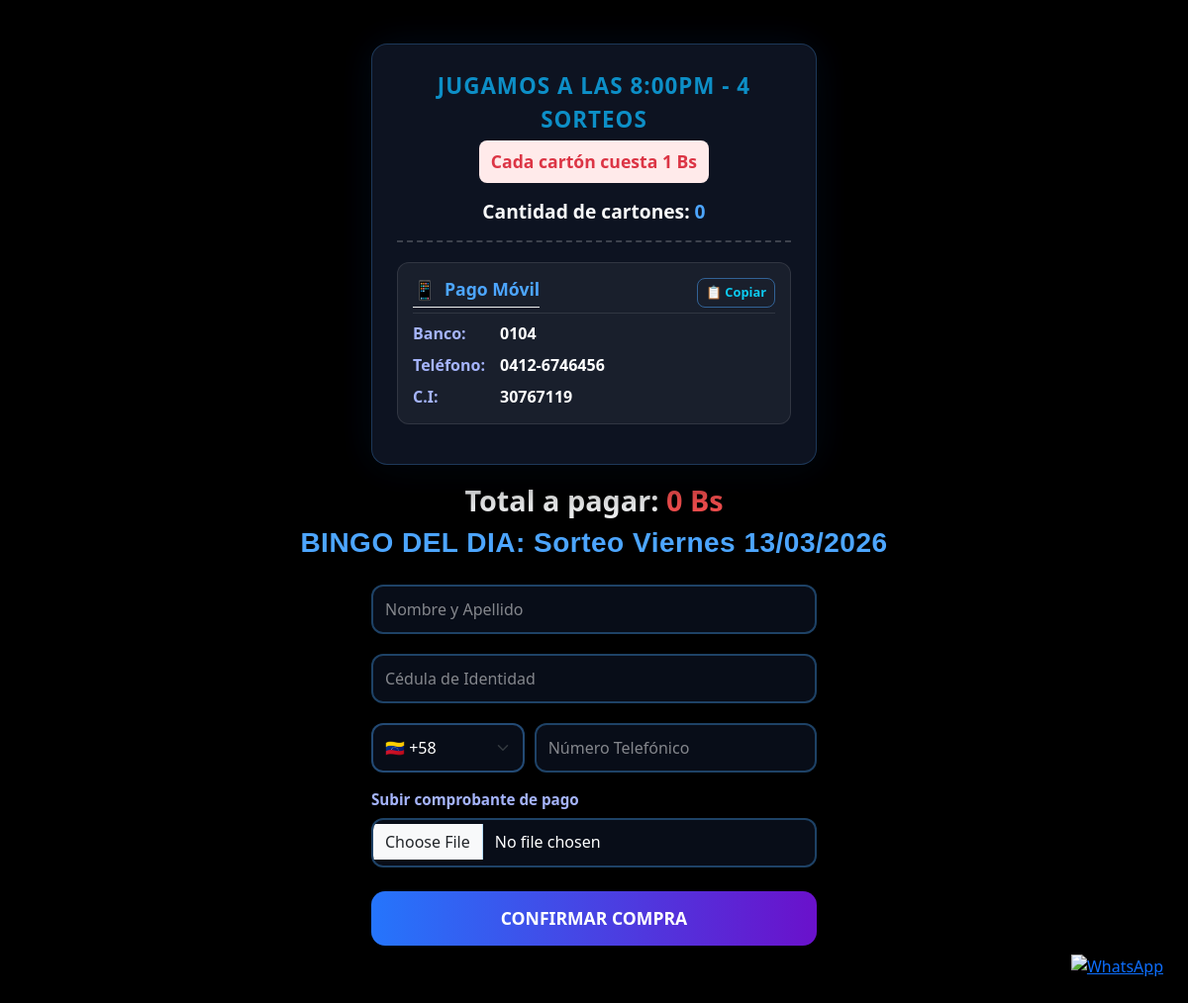
The app's page /compra, older data.
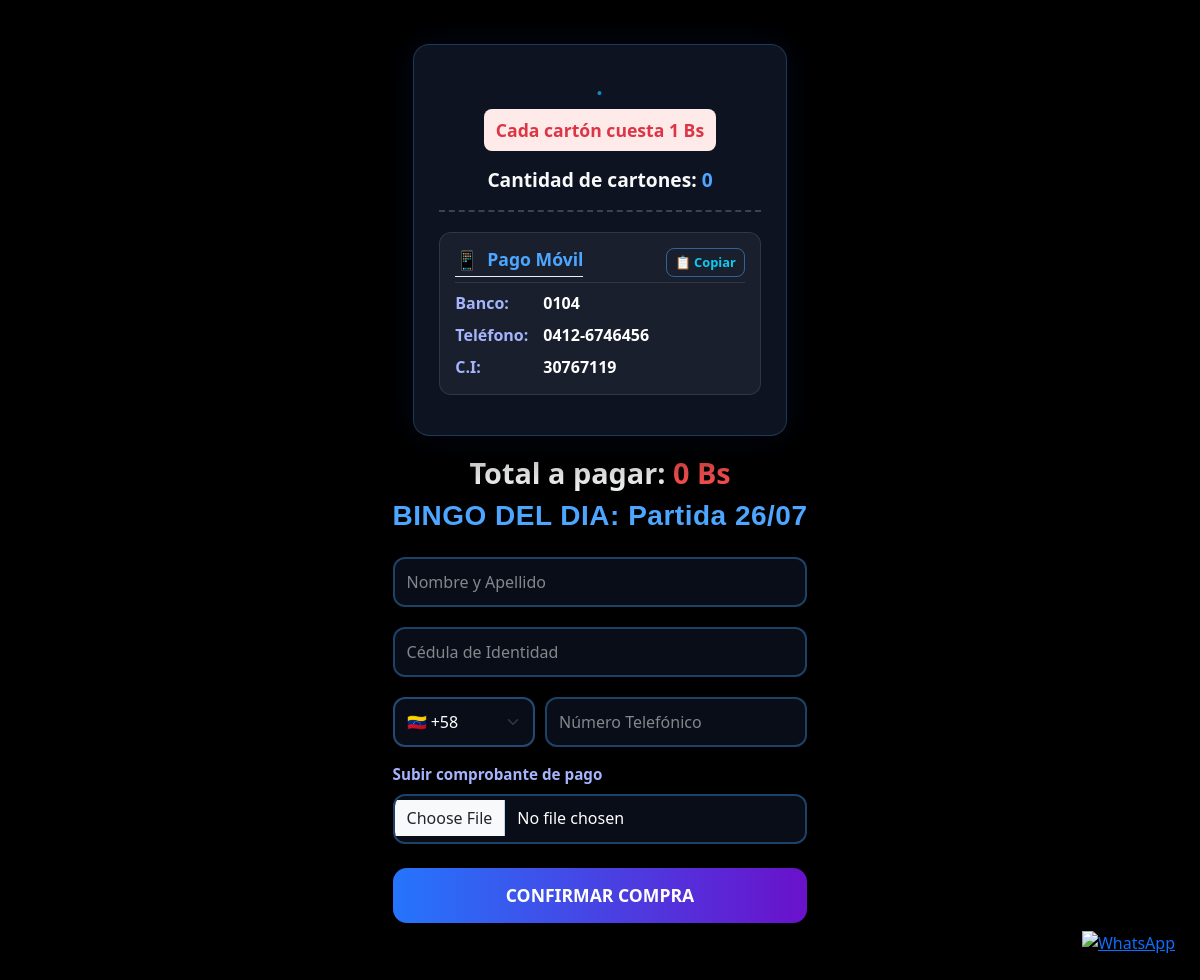
The same page, newer data.
### tables this page shows
CREATE TABLE partida (
    id INTEGER PRIMARY KEY CHECK (id = 1), -- Solo una fila, siempre tendrá id = 1
    partida TEXT,
    precio_de_carton REAL,
    precio_dolar REAL,
    zelle TEXT,
    estatus TEXT,
    modalidad_carton_regalo TEXT,
    recompensa REAL
               , imagen TEXT DEFAULT 'logo.png', total_cartones INTEGER DEFAULT 200, min_cartones INTEGER DEFAULT 1);

### app.py (the view, shortened to what this page needs)
@app.route("/compra", methods=["POST", "GET"])
def pago():
    return render_template("comprar.html", cartones_seleccionados='', total_price=0,
                           premio=get_premio(), precio=int(get_precio()), enunciado=get_enunciado(),
                           total_price2=0, zelle=get_zelle(), precio_dolares=get_dolar(), venta='uno')

### crud.py (called while the page is built)
def get_enunciado():
    conn = sqlite3.connect('bingo.db')
    cursor = conn.cursor()
    cursor.execute("SELECT estatus FROM partida WHERE id = 1")
    estatus = cursor.fetchone()[0]
    conn.commit()
    if estatus == "Venta en curso":
        cursor.execute("SELECT partida FROM partida")
        data = cursor.fetchone()  # Recupera todos los datos de la tabla
        conn.close()
    else:
        data = ["No hay cartones disponibles"]
    return data[0] if data else None

def get_premio():
    conn = sqlite3.connect('bingo.db')
    cursor = conn.cursor()
    cursor.execute("SELECT recompensa FROM partida")
    data = cursor.fetchone()  # Recupera todos los datos de la tabla
    conn.close()
    return data[0] if data else None

def get_precio():
    conn = sqlite3.connect('bingo.db')
    cursor = conn.cursor()
    cursor.execute("SELECT precio_de_carton FROM partida")
    data = cursor.fetchone()  # Recupera todos los datos de la tabla
    conn.close()
    return data[0] if data else None

### templates/comprar.html (shortened to what the changed rows need)
<!DOCTYPE html>
<html lang="es">
<head>
    <link href="https://cdn.jsdelivr.net/npm/bootstrap@5.3.3/dist/css/bootstrap.min.css" rel="stylesheet"
>
</head>
<body>
    <center>
        <div class="info-box">
            <p class="premio-title">{{ premio }}</p>
            <div class="precio-alert">Cada cartón cuesta {{ precio }} Bs</div>
            <p class="cartones-info">Cantidad de cartones: <span style="color:#4da6ff;">{{
                    cartones_seleccionados.split(',') | length if cartones_seleccionados else 0 }}</span></p>
            <div class="info-section">
                <div class="d-flex justify-content-between align-items-center mb-2"
                    style="border-bottom: 1px solid rgba(255,255,255,0.1); padding-bottom: 5px;">
                </div>
                <div class="data-grid mt-2">
                </div>
            </div>
        </div>
        <h2 style="color: #f8f9fa; font-weight: 800; font-size: 1.8rem; text-shadow: 0 2px 5px rgba(0,0,0,0.5);">Total a
            pagar: <span style="color: #ff5252;">{{ total_price }} Bs</span></h2>
        <h3
            style="color: #4da6ff; font-weight: 600; font-family: 'Outfit', sans-serif; letter-spacing: 0.5px; margin-bottom: 25px;">
            BINGO DEL DIA: {{ enunciado }}</h3>
        <form id="compraForm" action="" method="POST" enctype="multipart/form-data"
            style="width: 100%; max-width: 450px;">
            <div class="mb-3">
            </div>
            <div class="mb-3">
            </div>
            <div class="mb-3 d-flex" style="gap: 10px;">
            </div>
            <label
                style="color: #a5b4fc; font-weight: 600; font-size: 0.95rem; display: block; text-align: left; margin-top: 15px; margin-bottom: 8px;"
                for="referencia">Subir comprobante de pago</label>
            <div class="mb-4">
            </div>
            <button type="submit" class="btn submit-btn"
                style="background: linear-gradient(90deg, #2575fc 0%, #6a11cb 100%); font-size: 1.1rem; border-radius: 14px; padding: 14px 28px; width: 100%; border: none;">CONFIRMAR
                COMPRA</button>
        </form>
        <div class="whatsapp">
            <a href="https://wa.me/+584163013962" target="_blank">
            </a>
        </div>
    </center>
</body>
</html>

Row changes from the older to the newer data that the page shows:
changed partida: partida "Sorteo Viernes 13/03/2026" → "Partida 26/07"; recompensa "JUGAMOS A LAS 8:00PM - 4 SORTEOS" → (not shown)
Text that changed along with them:
{{ premio }}: (not shown) → "."
